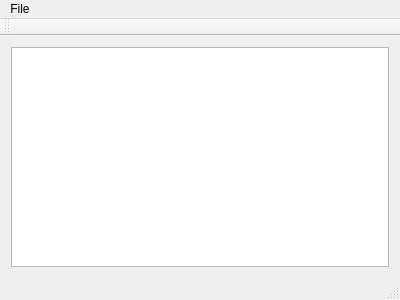
<?xml version="1.0" encoding="UTF-8"?>
<ui version="4.0">
 <class>MainWindow</class>
 <widget class="QMainWindow" name="MainWindow">
  <property name="geometry">
   <rect>
    <x>0</x>
    <y>0</y>
    <width>400</width>
    <height>300</height>
   </rect>
  </property>
  <property name="windowTitle">
   <string>MainWindow</string>
  </property>
  <property name="autoFillBackground">
   <bool>true</bool>
  </property>
  <widget class="QWidget" name="centralWidget">
   <layout class="QHBoxLayout" name="horizontalLayout_2">
    <item>
     <layout class="QHBoxLayout" name="horizontalLayout">
      <item>
       <widget class="GraphicsView" name="graphicsView"/>
      </item>
     </layout>
    </item>
   </layout>
  </widget>
  <widget class="QMenuBar" name="menuBar">
   <property name="geometry">
    <rect>
     <x>0</x>
     <y>0</y>
     <width>400</width>
     <height>25</height>
    </rect>
   </property>
   <widget class="QMenu" name="menuFile">
    <property name="title">
     <string>File</string>
    </property>
    <addaction name="actionOpen_Image"/>
   </widget>
   <addaction name="menuFile"/>
  </widget>
  <widget class="QToolBar" name="mainToolBar">
   <attribute name="toolBarArea">
    <enum>TopToolBarArea</enum>
   </attribute>
   <attribute name="toolBarBreak">
    <bool>false</bool>
   </attribute>
  </widget>
  <widget class="QStatusBar" name="statusBar"/>
  <action name="actionOpen_Image">
   <property name="text">
    <string>Open Image</string>
   </property>
  </action>
 </widget>
 <layoutdefault spacing="6" margin="11"/>
 <customwidgets>
  <customwidget>
   <class>GraphicsView</class>
   <extends>QGraphicsView</extends>
   <header>Views/GraphicsView.h</header>
  </customwidget>
 </customwidgets>
 <resources/>
 <connections/>
</ui>
